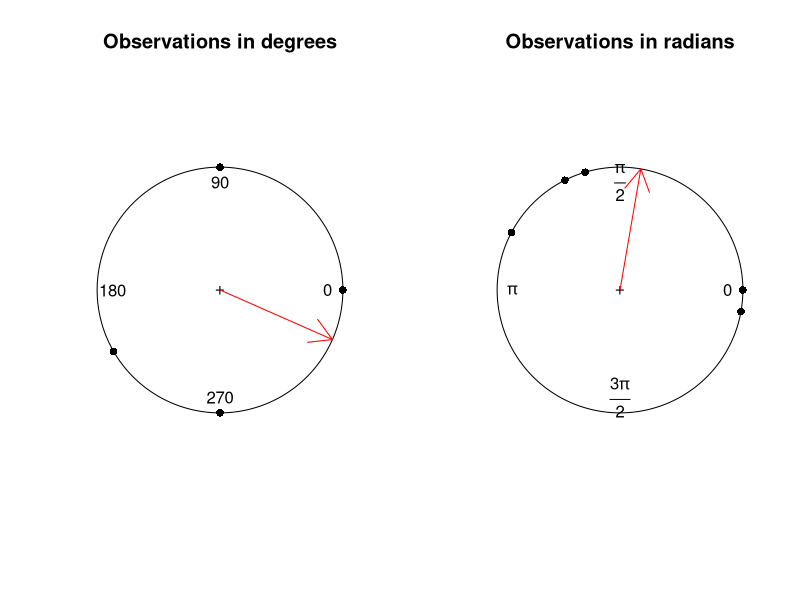

This chart was generated by the following R code:
## ---- chunk 1
knitr::opts_chunk$set(echo = TRUE)
## ---- chunk 2
# install.packages("circular")
library(circular)
## ---- chunk 3
data.deg <- as.circular(c(0, 90, 210, 270, 360), units = "degrees")
data.rad <- as.circular(c(0, 90, 210, 270, 360), units = "radians")
## ---- chunk 4
mean(c(0, 90, 210, 270, 360))
## ---- chunk 5
mean(data.deg)
mean(data.rad)
## ---- chunk 6
mean_deg <- mean(data.deg)
mean_rad <- mean(data.rad)
## ---- chunk 7
par(mfrow=c(1,2))
plot(data.deg, main = "Observations in degrees")
arrows.circular(x=mean(data.deg),col="red")
plot(data.rad, main = "Observations in radians")
arrows.circular(x=mean(data.rad),col="red")
## ---- chunk 8
rho.circular(data.deg)
rho.circular(data.rad)
## ---- chunk 9
angular.variance(data.deg)
angular.deviation(data.deg)
